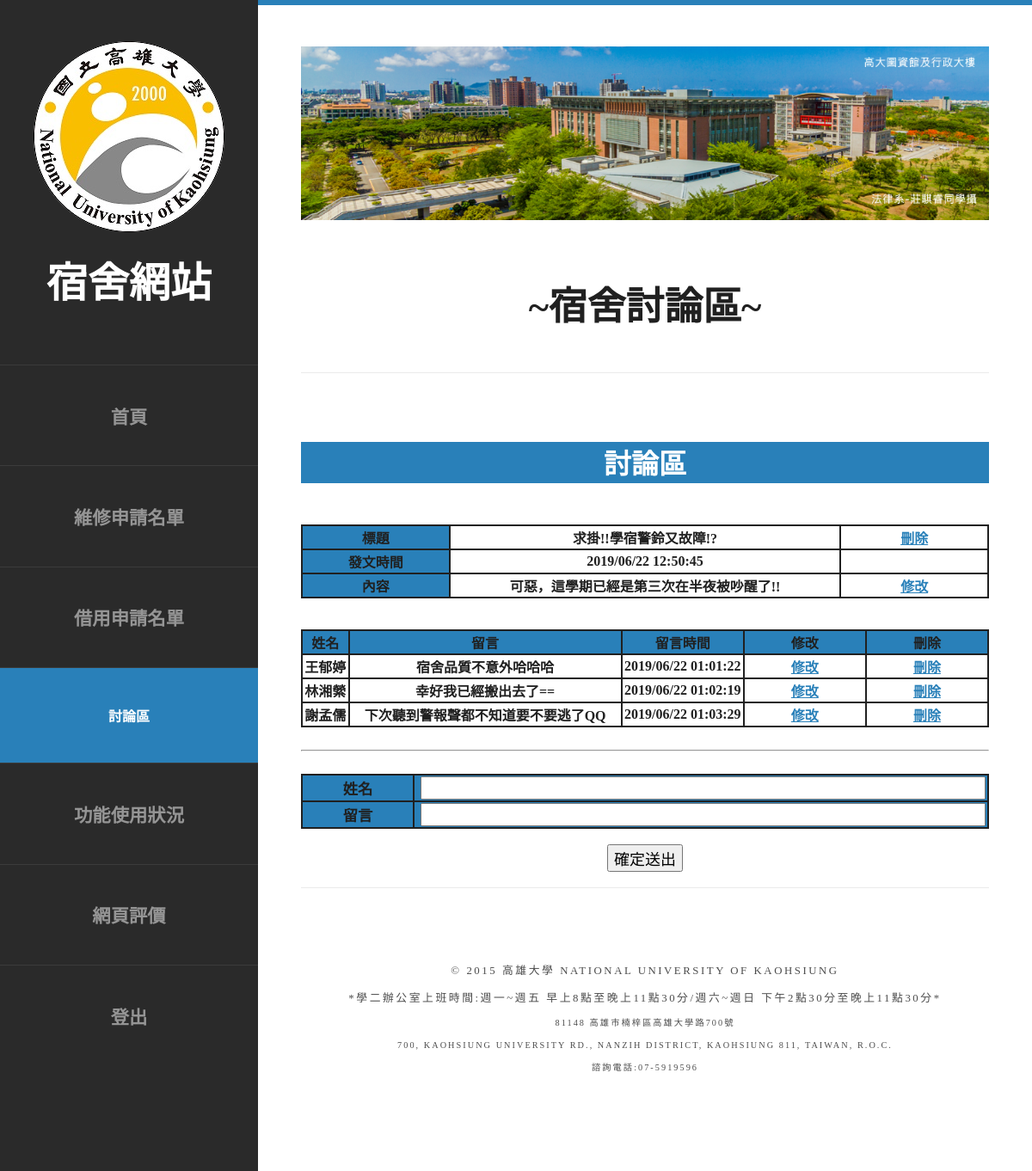
Screenshot of /manadiscussiontt.php?No=1 with the database file from the repository.
### tables this page shows
CREATE TABLE `activitylm` (
  `No` int(10) NOT NULL,
  `標題` varchar(30) NOT NULL,
  `學號` varchar(10) NOT NULL,
  `姓名` varchar(10) NOT NULL,
  `留言` varchar(500) NOT NULL,
  `time` varchar(30) NOT NULL
);

CREATE TABLE `message` (
  `No` int(10) NOT NULL,
  `Noo` int(20) NOT NULL,
  `姓名` varchar(20) NOT NULL,
  `留言` varchar(500) NOT NULL,
  `time` varchar(20) NOT NULL
);

### manadiscussiontt.php (the view, shortened to what this page needs)
<!DOCTYPE html PUBLIC "-//W3C//DTD XHTML 1.0 Strict//EN" "http://www.w3.org/TR/xhtml1/DTD/xhtml1-strict.dtd">
<html xmlns="http://www.w3.org/1999/xhtml">
<head>
<link href="templated-privy/default.css" rel="stylesheet" type="text/css" media="all" />
<link href="templated-privy/fonts.css" rel="stylesheet" type="text/css" media="all" />
<link href="templated-privy/style.css" rel="stylesheet" type="text/css" media="all" />
<body>
<div id="page" class="container">
	<div id="header">
		<div id="logo">
			<img src="templated-privy/images/pic02.jpg" alt="" />
			<h1><font size="14pt" color="white">宿舍網站</font></h1>
		</div>
		<div id="menu">
			<ul>
				<li><a href="manager.php" accesskey="1" title="">首頁</a></li>
				<li><a href="manarepair.php" accesskey="2" title="">維修申請名單</a></li>
				<li><a href="manaborrow.php" accesskey="3" title="">借用申請名單</a></li>
				<li class="current_page_item"><a href="manadiscussion.php" accesskey="4" title=""><font size="3pt" color="white">討論區</font></a></li>
				<li><a href="mana.php" accesskey="5" title="">功能使用狀況</a></li>
				<li><a href="goodresult.php" accesskey="6" title="">網頁評價</a></li>
				<li><a href="logout.php" accesskey="7" title="">登出</a></li>
			</ul>
		</div>
	</div>
	<div id="main">
		<div id="banner">
			<img src="templated-privy/images/pic01.png" alt="" class="image-full" />
		</div>
		<div id="welcome">
			<div class="title">
				<h2><font color="#202020">~宿舍討論區~</font></h2>
			</div>
		</div>
		<div id="featured">
			<div class="marqee">
				<ul>
					<h1><font color="white">討論區</font></h1>
				</ul>
			</div>
      </div>
<font color="#202020">
<?php
$No=$_SESSION["No"];
$link=@mysqli_connect('localhost','hmjloner','im3201','住宿系統');
$SQL="SELECT * FROM activitylm WHERE No = $No";
echo "<table border=0 cellspacing=2 bgcolor=#202020 width=100% style=font-weight:bold; font-size: 13pt; font-color:black>";
if($result=mysqli_query($link,$SQL)){
	while($row=mysqli_fetch_assoc($result)){
		echo "<tr style=line-height: 300%>";
		echo "<td width=6% align=center bgcolor=#2980b9>"."標題"."</td>"."<td width=16% align=center bgcolor=#FFF>".$row["標題"]."</td>"."<td width=6% align=center bgcolor=#FFF>"."<a href='manadiscussiondeltit.php?No=".$row['No']."'>刪除</a>"."</td>";
		echo "</tr>";
		echo "<tr style=line-height: 300%>";
		echo "<td width=6% align=center bgcolor=#2980b9>"."發文時間"."</td>"."<td width=16% align=center bgcolor=#FFF>".$row['time']."</td>"."<td width=6% align=center bgcolor=#FFF>"."</td>";
		echo "<tr style=line-height: 300%>";
		echo "<td width=6% align=center bgcolor=#2980b9>"."內容"."</td>"."<td width=16% align=center bgcolor=#FFF>".$row['留言']."</td>"."</td>"."<td width=6% align=center bgcolor=#FFF>"."<a href='manadiscussionttresultit.php?No=".$row['No']."'>修改</a>"."</td>";
		echo "</tr>";
	}
}
echo "</table>";
$SQL="SELECT * FROM message WHERE Noo = '$No'";
echo "<table border=0 cellspacing=2 bgcolor=#202020 width=100% style=font-weight:bold; font-size: 13pt; font-color:black>";
echo "<tr style=line-height: 300%>";
		echo "<td width=6% align=center bgcolor=#2980b9>"."姓名"."</td>"."<td width=36% align=center bgcolor=#2980b9>"."留言"."</td>"."<td width=6% align=center bgcolor=#2980b9>"."留言時間"."</td>"."<td width=6% align=center bgcolor=#2980b9>"."修改"."</td>"."<td width=6% align=center bgcolor=#2980b9>"."刪除"."</td>";
		echo "</tr>";
echo "<br/><br/>";
if($result=mysqli_query($link,$SQL)){
	while($row=mysqli_fetch_assoc($result)){
		echo "<tr style=line-height: 300%>";
		echo "<td width=6% align=center bgcolor=#FFF>".$row["姓名"]."</td>"."<td width=36% align=center bgcolor=#FFF>".$row["留言"]."</td>"."<td width=16% align=center bgcolor=#FFF>".$row["time"]."</td>"."<td width=16% align=center bgcolor=#FFF>"."<a href='manadiscussionttresult.php?No=".$row['No']."'>修改</a>"."</td>".
		"<td width=16% align=center bgcolor=#FFF>"."<a href='manadiscussiondel.php?No=".$row['No']."'>刪除</a>"."</td>";
		echo "</tr>";
	}
}
echo "</table>";
echo"<br/>";
echo"<hr/>";
echo"<br/>";
echo"<form action='manadiscussiontt.php' method='POST'>";
echo"<table border='0' cellspacing='2' bgcolor='#202020' width='100%' style='font-weight:bold; font-size: 13pt'>";
echo"<tbody><tr bgcolor= style='line-height: 300%'>";
echo"<td width='16%' align='center' bgcolor='#2980b9'>姓名</td>";
echo"<td bgcolor='#2980b9' width='40%'>&nbsp";
echo"<input type='text' name='name' size='60' value='' maxlength='10' style='font-size:18px'></td>";
echo"</tr>";
echo"<tr bgcolor= style='line-height: 300%'>";
echo"<td width='16%'' align='center' bgcolor='#2980b9'>留言</td>";
echo"<td bgcolor='#2980b9' width='50%' colspan='3'>&nbsp";
echo"<input type='text' size='60' name='lm' value='' maxlength='60' style='font-size:18px'></td>";
echo"</tbody></table><br>";
echo"<input type='submit' value='確定送出' style='font-size:18px;'<a href='manadiscussiontt.php'></a>";
echo"</form>";
?>
			<br/>
</font>
<div id="copyright">
			<span>© 2015 高雄大學 National University of Kaohsiung</span>
			<span>*學二辦公室上班時間:週一~週五 早上8點至晚上11點30分/週六~週日 下午2點30分至晚上11點30分*
			<span>81148 高雄市楠梓區高雄大學路700號<br/>
				700, Kaohsiung University Rd., Nanzih District, Kaohsiung 811, Taiwan, R.O.C.<br>
				諮詢電話:07-5919596</span>
		</div>
</div>
</body>
</html>

### templated-privy/default.css (style rules this page uses)
html, body { height: 100%; }
body { margin: 0px; padding: 0px; background: #202020; font-family: "微軟正黑體"; font-size: 12pt; font-weight: 300; color: #FFF; }
h1, h2, h3 { margin: 0; padding: 0; font-weight: 600; color: #FFF; }
p, ol, ul { margin-top: 0; }
ol, ul { padding: 0; list-style: none; }
a { color: #2980b9; }
.container { overflow: hidden; margin: 0em auto; width: 1200px; }
.image-full { display: block; width: 100%; margin: 0 0 2em 0; }
.box1, .box2, .box3, { float: left; margin-right: 20px; }
.boxA, .boxB, { float: left; margin-right: 20px; }
.title { margin-bottom: 3em; }
.title h2 { text-transform: lowercase; font-size: 2.8em; }
#header { position: relative; float: left; width: 300px; padding: 3em 0em; }
#logo { text-align: center; margin-bottom: 4em; }
#logo h1 { display: block; }
#logo img { display: inline-block; margin-bottom: 1em; border-radius: 50%; }
#menu li { border-top: 1px solid rgba(255,255,255,0.08); font-size: 16pt; }
#menu li a, #menu li span { display: block; padding: 2em 1.5em; font-size: 16pt; text-align: center; text-decoration: none; text-transform: uppercase; font-weight: 700; color: rgba(255,255,255,0.5); }
#menu .current_page_item a { background: #2980b9; color: #FFF; }
#banner { margin-bottom: 4em; }
#page { background: #2a2a2a; }
#main { overflow: hidden; float: right; width: 800px; padding: 3em 50px 5em 50px; background: #FFF; border-top: 6px solid #2980b9; text-align: center; }
#featured { overflow: hidden; margin-bottom: 3em; padding-top: 5em; border-top: 1px solid rgba(0,0,0,0.08); }
#copyright { overflow: hidden; padding: 5em 0em; border-top: 1px solid rgba(0,0,0,0.08); }
#copyright span { display: block; letter-spacing: 0.20em; line-height: 2.5em; text-align: center; text-transform: uppercase; font-size: 0.80em; color: rgba(0,0,0,0.7); }

### templated-privy/style.css (style rules this page uses)
.marqee { height: 3em; margin: 0 auto; overflow: hidden; position: relative; background: #2980b9; color:white; }
ul { padding-left: 0; display: flex; list-style-type: none; animation: marqee 5s linear infinite; position: absolute; }
h1 { white-space: nowrap; margin-right: 2em; font-weight: bold; color:white; }

### rows the page displays
activitylm: 標題 "求掛!!學宿警鈴又故障!?", time "2019/06/22 12:50:45", 留言 "可惡，這學期已經是第三次在半夜被吵醒了!!"
message: 姓名 "王郁婷", 留言 "宿舍品質不意外哈哈哈", time "2019/06/22 01:01:22"
message: 姓名 "林湘縈", 留言 "幸好我已經搬出去了==", time "2019/06/22 01:02:19"
message: 姓名 "謝孟儒", 留言 "下次聽到警報聲都不知道要不要逃了QQ", time "2019/06/22 01:03:29"
